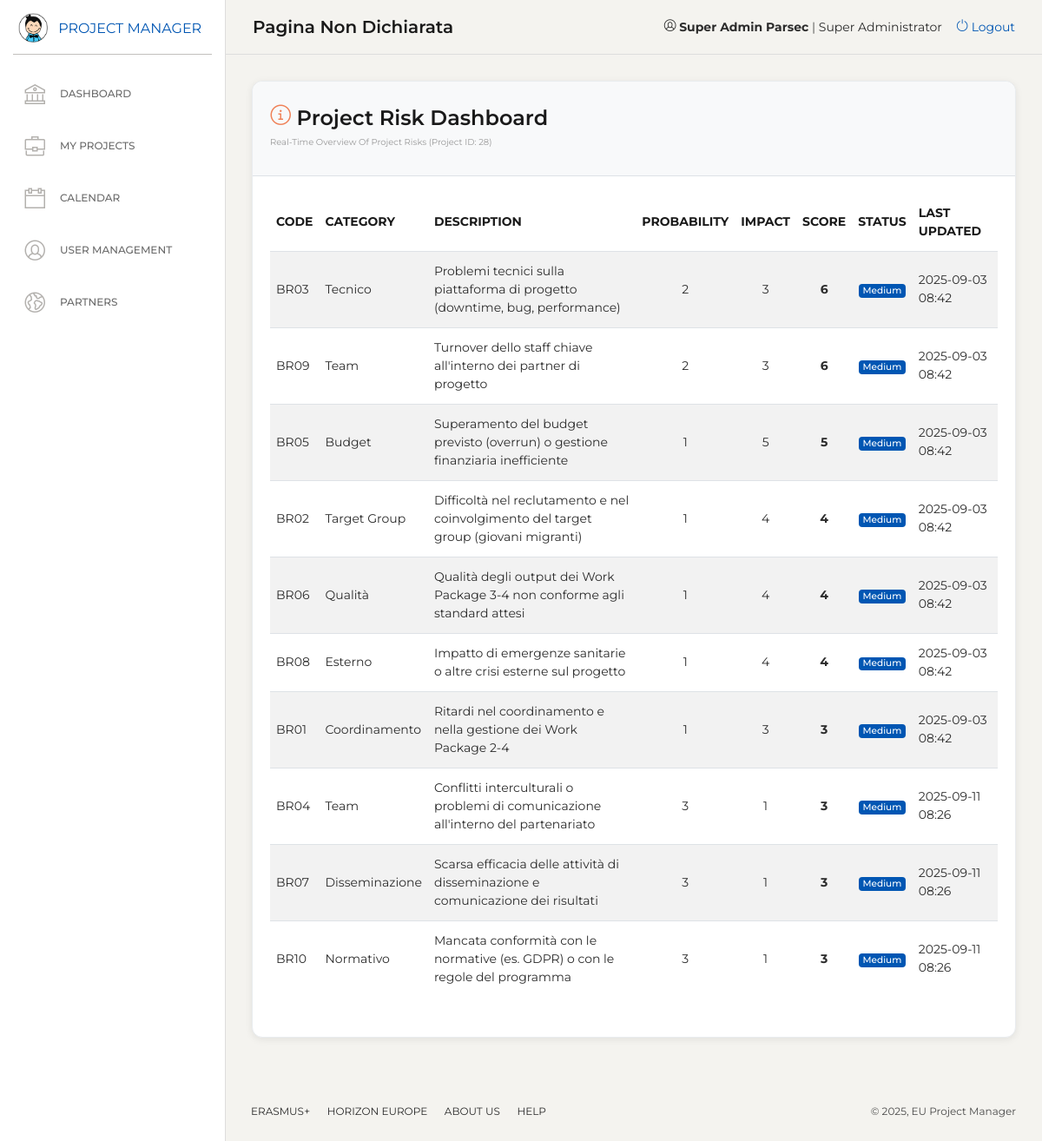
/pages/risk-dashboard.php (signed in), run on the app's committed database.
### tables this page shows
CREATE TABLE `project_risks` (
  `id` int(11) NOT NULL,
  `project_id` int(11) NOT NULL COMMENT 'FK alla tabella dei progetti',
  `risk_id` int(11) NOT NULL COMMENT 'FK alla tabella anagrafica rischi',
  `current_probability` int(11) NOT NULL DEFAULT 1 COMMENT 'Probabilità attuale (1-5)',
  `current_impact` int(11) NOT NULL DEFAULT 1 COMMENT 'Impatto attuale (1-5)',
  `current_score` int(11) NOT NULL DEFAULT 1 COMMENT 'Score calcolato (probabilità * impatto)',
  `status` enum('Low','Medium','High','Critical') NOT NULL DEFAULT 'Low' COMMENT 'Stato del rischio basato sullo score',
  `last_updated` timestamp NULL DEFAULT current_timestamp() ON UPDATE current_timestamp()
);

CREATE TABLE `risks` (
  `id` int(11) NOT NULL,
  `risk_code` varchar(10) NOT NULL COMMENT 'Codice univoco del rischio (es. R01, R02)',
  `category` varchar(100) NOT NULL COMMENT 'Categoria del rischio (es. Coordinamento, Budget)',
  `description` text NOT NULL COMMENT 'Descrizione dettagliata del rischio',
  `critical_threshold` int(11) NOT NULL COMMENT 'Punteggio oltre il quale scatta un alert critico specifico'
);

### includes/functions.php (called while the page is built, shortened)
<?php
function getUserRole() {
    return $_SESSION['role'] ?? null;
}
function getRoleDisplayName($role) {
    $roles = [
        'super_admin' => 'Super Administrator',
        'coordinator' => 'Project Coordinator',
        'partner' => 'Partner Organization',
        'admin' => 'Administrator'
    ];
    return $roles[$role] ?? ucfirst(str_replace('_', ' ', $role));
}
?>

### pages/risk-dashboard.php (the view, shortened to what this page needs)
<?php
$page_css_path = '../assets/css/pages/project-detail.css';
require_once '../includes/header.php';
$project_id_to_view = 28;
$database = new Database();
$conn = $database->connect();
$sql = "SELECT
            r.risk_code,
            r.category,
            r.description,
            pr.current_probability,
            pr.current_impact,
            pr.current_score,
            pr.status,
            pr.last_updated
        FROM project_risks pr
        JOIN risks r ON pr.risk_id = r.id
        WHERE pr.project_id = :project_id
        ORDER BY pr.current_score DESC, r.risk_code ASC";
$stmt = $conn->prepare($sql);
$stmt->bindParam(':project_id', $project_id_to_view, PDO::PARAM_INT);
$stmt->execute();
$risks = $stmt->fetchAll(PDO::FETCH_ASSOC);
function getStatusBadgeClass($status) {
    switch ($status) {
        case 'Medium':
            return 'badge-info';
    }
}
?>
<body class="">
    <div class="wrapper">
        <?php include '../includes/sidebar.php'; ?>
        <?php include '../includes/navbar.php'; ?>
        <div class="content">
            <div class="row">
                <div class="col-md-12">
                    <div class="card">
                        <div class="card-header">
                            <h4 class="card-title">
                                <i class="nc-icon nc-alert-circle-i text-danger"></i>
                                Project Risk Dashboard
                            </h4>
                            <p class="category">Real-time overview of project risks (Project ID: <?php echo $project_id_to_view; ?>)</p>
                        </div>
                        <div class="card-body">
                            <div class="table-responsive">
                                <table class="table table-striped">
                                    <thead class="text-primary">
                                        <th>Code</th>
                                        <th>Category</th>
                                        <th>Description</th>
                                        <th class="text-center">Probability</th>
                                        <th class="text-center">Impact</th>
                                        <th class="text-center">Score</th>
                                        <th class="text-center">Status</th>
                                        <th>Last Updated</th>
                                    </thead>
                                    <tbody>
                                        <?php if (empty($risks)): ?>
                                            <tr>
                                                <td colspan="8" class="text-center">No risk data available for this project.</td>
                                            </tr>
                                        <?php else: ?>
                                            <?php foreach ($risks as $risk): ?>
                                                <tr>
                                                    <td><?php echo htmlspecialchars($risk['risk_code']); ?></td>
                                                    <td><?php echo htmlspecialchars($risk['category']); ?></td>
                                                    <td><?php echo htmlspecialchars($risk['description']); ?></td>
                                                    <td class="text-center"><?php echo htmlspecialchars($risk['current_probability']); ?></td>
                                                    <td class="text-center"><?php echo htmlspecialchars($risk['current_impact']); ?></td>
                                                    <td class="text-center font-weight-bold"><?php echo htmlspecialchars($risk['current_score']); ?></td>
                                                    <td class="text-center">
                                                        <span class="badge <?php echo getStatusBadgeClass($risk['status']); ?>">
                                                            <?php echo htmlspecialchars($risk['status']); ?>
                                                        </span>
                                                    </td>
                                                    <td><?php echo date("Y-m-d H:i", strtotime($risk['last_updated'])); ?></td>
                                                </tr>
                                            <?php endforeach; ?>
                                        <?php endif; ?>
                                    </tbody>
                                </table>
                            </div>
                        </div>
                    </div>
                </div>
            </div>
        </div>
        <?php include '../includes/footer.php'; ?>
</body>
</html>

### includes/header.php (shortened to what this page needs)
<?php
require_once __DIR__ . '/functions.php';
$user_role = getUserRole();
$body_class = $body_class ?? '';
?>
<!DOCTYPE html>
<html lang="en">
<head>
    <link href="https://maxcdn.bootstrapcdn.com/font-awesome/latest/css/font-awesome.min.css" rel="stylesheet">
    <link href="../assets/css/bootstrap.min.css" rel="stylesheet" />
    <link href="../assets/css/paper-dashboard.css?v=<?php echo time(); ?>" rel="stylesheet" />
    <link href="../assets/css/custom.css" rel="stylesheet" />
    <?php if (!empty($page_css_path) && file_exists($page_css_path)): ?>
    <link href="<?= htmlspecialchars($page_css_path) ?>" rel="stylesheet" />
    <?php endif; ?>
</head>
<body class="<?= $body_class ?>">
<div class="wrapper">

### includes/sidebar.php
<?php
$current_page = basename($_SERVER['PHP_SELF']);
?>
<div class="sidebar" data-color="white" data-active-color="danger">
    <div class="logo">
        <a href="#" class="simple-text logo-mini">
            <div class="logo-image-small">
                <img src="../assets/img/logo-small.png" alt="logo">
            </div>
        </a>
        <a href="#" class="simple-text logo-normal">
            Project Manager
        </a>
    </div>
    <div class="sidebar-wrapper">
        <ul class="nav">
            <li <?php echo ($current_page == 'dashboard.php') ? 'class="active"' : ''; ?>>
                <a href="dashboard.php">
                    <i class="nc-icon nc-bank"></i>
                    <p>Dashboard</p>
                </a>
            </li>
            <li <?php echo ($current_page == 'projects.php') ? 'class="active"' : ''; ?>>
                <a href="projects.php">
                    <i class="nc-icon nc-briefcase-24"></i>
                    <p>My Projects</p>
                </a>
            </li>
            <li <?php echo ($current_page == 'calendar.php') ? 'class="active"' : ''; ?>>
                <a href="calendar.php">
                    <i class="nc-icon nc-calendar-60"></i>
                    <p>Calendar</p>
                </a>
            </li>
            <?php if($user_role === 'super_admin' || $user_role === 'coordinator'): ?>
            <li <?php echo ($current_page == 'users.php') ? 'class="active"' : ''; ?>>
                <a href="users.php">
                            <i class="nc-icon nc-circle-10"></i>
                            <p>User Management</p>
                        </a>
                    </li>
                    <li>
                        <a href="partners.php">
                            <i class="nc-icon nc-world-2"></i>
                            <p>Partners</p>
                        </a>
                    </li>
            <?php endif; ?>
        </ul>
    </div>
</div>

### includes/navbar.php (shortened to what this page needs)
<?php
$page_titles = [
    'dashboard.php' => 'Dashboard',
    'projects.php' => 'My Projects',
    'create-project.php' => 'Create New Project',
    'activities.php' => 'Activities',
    'reports.php' => 'Reports',
    'calendar.php' => 'Calendar',
    'users.php' => 'User Management',
    'profile.php' => 'Profile',
    'settings.php' => 'Settings',
    'add-project-partners.php' => 'Add Partner',
    'add-project-workpackages.php' => 'Add Work Package',
    'add-project-milestones.php' => 'Add Milestone',
    'manage-project-risks.php' => 'Manage Risks',
    'project-detail.php' => 'Project Details',
    'edit-project.php' => 'Edit Project',
    'add-activity.php' => 'Add Activity',
    'edit-activity.php' => 'Edit Activity',
    'project-edit.php' => 'Edit Project',
    'activity-view.php' => 'Activity Details',
    'project-gantt.php' => 'Project Gantt',
    'add-report.php' => 'Add a Report',
    'edit-report.php' => 'Edit a Report',
    'create-report.php' => 'Create a Report',
    'partner-budget.php' => 'Partner Budget',
    'manage-partners-budget.php' => 'Manage Partners Budget'
];
$current_page = basename($_SERVER['PHP_SELF']);
$page_title = isset($page_titles[$current_page]) ? $page_titles[$current_page] : 'Pagina non dichiarata';
?>
<div class="main-panel">
    <nav class="navbar navbar-expand-lg navbar-absolute fixed-top navbar-transparent">
        <div class="container-fluid">
            <div class="navbar-wrapper">
                <a class="navbar-brand" href="javascript:;"><?php echo $page_title; ?></a>
            </div>
            <div class="navbar-nav ml-auto d-flex flex-row align-items-center">
                <div class="user-info">
                    <i class="nc-icon nc-circle-10"></i>
                    <span><strong><?= isset($_SESSION['full_name']) ? $_SESSION['full_name'] : 'User' ?></strong></span>
                    <span class="text-muted">|</span>
                    <span><?= isset($_SESSION['role']) && function_exists('getRoleDisplayName') ? getRoleDisplayName($_SESSION['role']) : $_SESSION['role'] ?></span>
                </div>
                <a href="../logout.php" class="logout-btn ml-3" onclick="return confirm('Are you sure you want to logout?');">
                    <i class="nc-icon nc-button-power"></i>
                    Logout
                </a>
            </div>
        </div>
    </nav>

### includes/footer.php (shortened to what this page needs)
<?php
$current_year = date('Y');
?>
            <footer class="footer footer-black footer-white">
                <div class="container-fluid">
                    <div class="row">
                        <nav class="footer-nav">
                            <ul>
                                <li><a href="https://europa.eu/programmes/erasmus-plus/" target="_blank">Erasmus+</a></li>
                                <li><a href="https://ec.europa.eu/info/research-and-innovation/funding/funding-opportunities/funding-programmes-and-open-calls/horizon-europe_en" target="_blank">Horizon Europe</a></li>
                                <li><a href="about.php">About Us</a></li>
                                <li><a href="help.php">Help</a></li>
                            </ul>
                        </nav>
                        <div class="credits ml-auto">
                            <span class="copyright">
                                © <?php echo $current_year; ?>, EU Project Manager
                            </span>
                        </div>
                    </div>
                </div>
            </footer>
        </div>
    </div>
</body>
</html>

### assets/css/custom.css (style rules this page uses)
body { color: #2c2c2c !important; font-weight: 400; }
.card-body { color: #2c2c2c !important; }
.card-title { color: #1a1a1a !important; font-weight: 600; }
.text-muted { color: #4a4a4a !important; }
.sidebar .nav li a p { color: #2c2c2c !important; font-weight: 500; }
.table { color: #2c2c2c !important; }
.table th { color: #1a1a1a !important; font-weight: 600; }
.table td { color: #2c2c2c !important; }
.badge { font-weight: 500; font-size: 0.75em; }
.badge-info { background-color: #0056b3 !important; }
.navbar-brand { color: #1a1a1a !important; font-weight: 600; }
.footer { color: #4a4a4a !important; }
.footer a { color: #2c2c2c !important; }
a { color: #0056b3 !important; }

### assets/css/pages/project-detail.css (style rules this page uses)
.content .card { border-radius: 12px !important; box-shadow: 0 2px 8px rgba(0,0,0,0.08) !important; border: 1px solid #e9ecef !important; margin-bottom: 20px !important; }
.content .card-header { background: #f8f9fa !important; border-bottom: 1px solid #dee2e6 !important; border-radius: 12px 12px 0 0 !important; padding: 15px 20px !important; }
.content .card-body { padding: 20px !important; }
.table th { border-top: none; font-weight: 600; color: #2c3e50; font-size: 0.9rem; }

### data on the page
project_risks: risk.risk_code "BR03", risk.category "Tecnico", risk.description "Problemi tecnici sulla piattaforma di progetto (downtime, bug, performance)", current_probability "2", current_impact "3", current_score "6", status "Medium", last_updated "2025-09-03 08:42"
project_risks: risk.risk_code "BR09", risk.category "Team", risk.description "Turnover dello staff chiave all'interno dei partner di progetto", current_probability "2", current_impact "3", current_score "6", status "Medium", last_updated "2025-09-03 08:42"
project_risks: risk.risk_code "BR05", risk.category "Budget", risk.description "Superamento del budget previsto (overrun) o gestione finanziaria inefficiente", current_probability "1", current_impact "5", current_score "5", status "Medium", last_updated "2025-09-03 08:42"
project_risks: risk.risk_code "BR02", risk.category "Target Group", risk.description "Difficoltà nel reclutamento e nel coinvolgimento del target group (giovani migranti)", current_probability "1", current_impact "4", current_score "4", status "Medium", last_updated "2025-09-03 08:42"
project_risks: risk.risk_code "BR06", risk.category "Qualità", risk.description "Qualità degli output dei Work Package 3-4 non conforme agli standard attesi", current_probability "1", current_impact "4", current_score "4", status "Medium", last_updated "2025-09-03 08:42"
project_risks: risk.risk_code "BR08", risk.category "Esterno", risk.description "Impatto di emergenze sanitarie o altre crisi esterne sul progetto", current_probability "1", current_impact "4", current_score "4", status "Medium", last_updated "2025-09-03 08:42"
project_risks: risk.risk_code "BR01", risk.category "Coordinamento", risk.description "Ritardi nel coordinamento e nella gestione dei Work Package 2-4", current_probability "1", current_impact "3", current_score "3", status "Medium", last_updated "2025-09-03 08:42"
project_risks: risk.risk_code "BR04", risk.category "Team", risk.description "Conflitti interculturali o problemi di comunicazione all'interno del partenariato", current_probability "3", current_impact "1", current_score "3", status "Medium", last_updated "2025-09-11 08:26"
project_risks: risk.risk_code "BR07", risk.category "Disseminazione", risk.description "Scarsa efficacia delle attività di disseminazione e comunicazione dei risultati", current_probability "3", current_impact "1", current_score "3", status "Medium", last_updated "2025-09-11 08:26"
project_risks: risk.risk_code "BR10", risk.category "Normativo", risk.description "Mancata conformità con le normative (es. GDPR) o con le regole del programma", current_probability "3", current_impact "1", current_score "3", status "Medium", last_updated "2025-09-11 08:26"

### other printed values
$page_title "Pagina Non Dichiarata"
$_SESSION['full_name'] "Super Admin Parsec"
getRoleDisplayName($_SESSION['role']) "Super Administrator"
$project_id_to_view "28"
